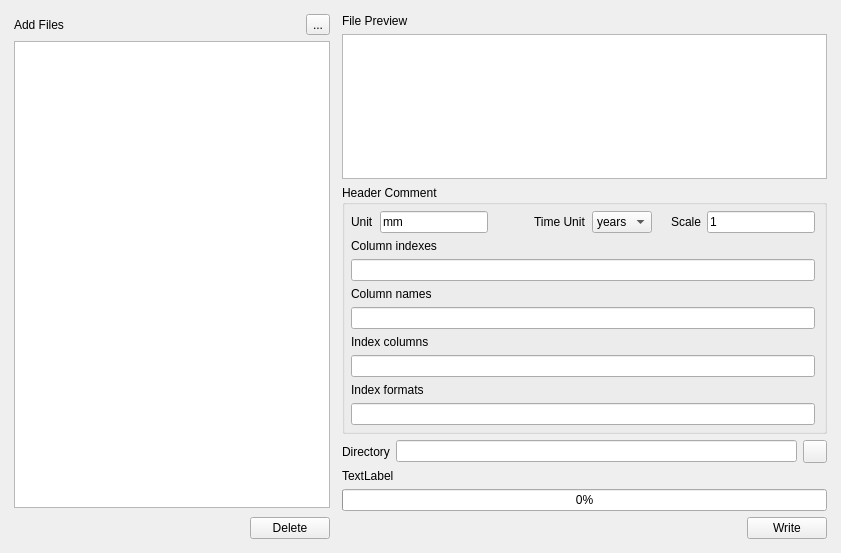
<?xml version="1.0" encoding="UTF-8"?>
<ui version="4.0">
 <class>Form</class>
 <widget class="QWidget" name="Form">
  <property name="geometry">
   <rect>
    <x>0</x>
    <y>0</y>
    <width>841</width>
    <height>553</height>
   </rect>
  </property>
  <property name="windowTitle">
   <string>Header Tool</string>
  </property>
  <layout class="QGridLayout" name="gridLayout">
   <item row="0" column="0">
    <layout class="QVBoxLayout" name="verticalLayout_3">
     <property name="margin">
      <number>3</number>
     </property>
     <item>
      <layout class="QHBoxLayout" name="horizontalLayout_2">
       <item>
        <widget class="QLabel" name="label">
         <property name="text">
          <string>Add Files</string>
         </property>
        </widget>
       </item>
       <item>
        <spacer name="horizontalSpacer_2">
         <property name="orientation">
          <enum>Qt::Horizontal</enum>
         </property>
         <property name="sizeHint" stdset="0">
          <size>
           <width>40</width>
           <height>20</height>
          </size>
         </property>
        </spacer>
       </item>
       <item>
        <widget class="QToolButton" name="addFilesButton">
         <property name="text">
          <string>...</string>
         </property>
         <property name="shortcut">
          <string>Ctrl+O</string>
         </property>
        </widget>
       </item>
      </layout>
     </item>
     <item>
      <widget class="QListWidget" name="filesListWidget">
       <property name="minimumSize">
        <size>
         <width>300</width>
         <height>0</height>
        </size>
       </property>
      </widget>
     </item>
     <item>
      <layout class="QHBoxLayout" name="horizontalLayout_10">
       <property name="leftMargin">
        <number>3</number>
       </property>
       <property name="topMargin">
        <number>3</number>
       </property>
       <item>
        <spacer name="horizontalSpacer_10">
         <property name="orientation">
          <enum>Qt::Horizontal</enum>
         </property>
         <property name="sizeHint" stdset="0">
          <size>
           <width>40</width>
           <height>20</height>
          </size>
         </property>
        </spacer>
       </item>
       <item>
        <widget class="QPushButton" name="deleteButton">
         <property name="text">
          <string>Delete</string>
         </property>
         <property name="shortcut">
          <string>Ctrl+D</string>
         </property>
        </widget>
       </item>
      </layout>
     </item>
    </layout>
   </item>
   <item row="0" column="1">
    <layout class="QVBoxLayout" name="verticalLayout">
     <property name="margin">
      <number>3</number>
     </property>
     <item>
      <widget class="QLabel" name="label_5">
       <property name="text">
        <string>File Preview</string>
       </property>
      </widget>
     </item>
     <item>
      <widget class="QPlainTextEdit" name="previewEdit">
       <property name="lineWrapMode">
        <enum>QPlainTextEdit::NoWrap</enum>
       </property>
      </widget>
     </item>
     <item>
      <widget class="QGroupBox" name="groupBox">
       <property name="title">
        <string>Header Comment</string>
       </property>
       <layout class="QGridLayout" name="gridLayout_2">
        <property name="leftMargin">
         <number>6</number>
        </property>
        <property name="topMargin">
         <number>6</number>
        </property>
        <property name="bottomMargin">
         <number>6</number>
        </property>
        <item row="0" column="0">
         <layout class="QHBoxLayout" name="horizontalLayout_3">
          <item>
           <widget class="QLabel" name="label_4">
            <property name="text">
             <string>Unit</string>
            </property>
           </widget>
          </item>
          <item>
           <widget class="QLineEdit" name="unitEdit">
            <property name="layoutDirection">
             <enum>Qt::LeftToRight</enum>
            </property>
            <property name="text">
             <string>mm</string>
            </property>
           </widget>
          </item>
          <item>
           <spacer name="horizontalSpacer_3">
            <property name="orientation">
             <enum>Qt::Horizontal</enum>
            </property>
            <property name="sizeHint" stdset="0">
             <size>
              <width>40</width>
              <height>20</height>
             </size>
            </property>
           </spacer>
          </item>
          <item>
           <widget class="QLabel" name="label_11">
            <property name="text">
             <string>Time Unit</string>
            </property>
           </widget>
          </item>
          <item>
           <widget class="QComboBox" name="timeUnitBox">
            <item>
             <property name="text">
              <string>years</string>
             </property>
            </item>
            <item>
             <property name="text">
              <string>days</string>
             </property>
            </item>
           </widget>
          </item>
          <item>
           <spacer name="horizontalSpacer_5">
            <property name="orientation">
             <enum>Qt::Horizontal</enum>
            </property>
            <property name="sizeHint" stdset="0">
             <size>
              <width>13</width>
              <height>17</height>
             </size>
            </property>
           </spacer>
          </item>
          <item>
           <widget class="QLabel" name="label_7">
            <property name="text">
             <string>Scale</string>
            </property>
           </widget>
          </item>
          <item>
           <widget class="QLineEdit" name="scaleEdit">
            <property name="layoutDirection">
             <enum>Qt::RightToLeft</enum>
            </property>
            <property name="inputMask">
             <string/>
            </property>
            <property name="text">
             <string>1</string>
            </property>
           </widget>
          </item>
         </layout>
        </item>
        <item row="1" column="0">
         <layout class="QVBoxLayout" name="verticalLayout_2">
          <item>
           <widget class="QLabel" name="label_6">
            <property name="text">
             <string>Column indexes</string>
            </property>
           </widget>
          </item>
          <item>
           <widget class="QLineEdit" name="colIndexEdit">
            <property name="sizePolicy">
             <sizepolicy hsizetype="Preferred" vsizetype="Fixed">
              <horstretch>0</horstretch>
              <verstretch>0</verstretch>
             </sizepolicy>
            </property>
            <property name="minimumSize">
             <size>
              <width>250</width>
              <height>0</height>
             </size>
            </property>
           </widget>
          </item>
         </layout>
        </item>
        <item row="2" column="0">
         <layout class="QVBoxLayout" name="verticalLayout_4">
          <item>
           <widget class="QLabel" name="label_9">
            <property name="text">
             <string>Column names</string>
            </property>
           </widget>
          </item>
          <item>
           <widget class="QLineEdit" name="colNameEdit">
            <property name="sizePolicy">
             <sizepolicy hsizetype="Preferred" vsizetype="Fixed">
              <horstretch>0</horstretch>
              <verstretch>0</verstretch>
             </sizepolicy>
            </property>
            <property name="minimumSize">
             <size>
              <width>250</width>
              <height>0</height>
             </size>
            </property>
           </widget>
          </item>
         </layout>
        </item>
        <item row="3" column="0">
         <layout class="QVBoxLayout" name="verticalLayout_5">
          <item>
           <widget class="QLabel" name="label_8">
            <property name="text">
             <string>Index columns</string>
            </property>
           </widget>
          </item>
          <item>
           <widget class="QLineEdit" name="indexColEdit">
            <property name="sizePolicy">
             <sizepolicy hsizetype="Preferred" vsizetype="Fixed">
              <horstretch>0</horstretch>
              <verstretch>0</verstretch>
             </sizepolicy>
            </property>
            <property name="minimumSize">
             <size>
              <width>250</width>
              <height>0</height>
             </size>
            </property>
           </widget>
          </item>
         </layout>
        </item>
        <item row="4" column="0">
         <layout class="QVBoxLayout" name="verticalLayout_6">
          <item>
           <widget class="QLabel" name="label_10">
            <property name="text">
             <string>Index formats</string>
            </property>
           </widget>
          </item>
          <item>
           <widget class="QLineEdit" name="indexFormatsEdit">
            <property name="enabled">
             <bool>true</bool>
            </property>
            <property name="sizePolicy">
             <sizepolicy hsizetype="Preferred" vsizetype="Fixed">
              <horstretch>0</horstretch>
              <verstretch>0</verstretch>
             </sizepolicy>
            </property>
            <property name="minimumSize">
             <size>
              <width>250</width>
              <height>0</height>
             </size>
            </property>
            <property name="readOnly">
             <bool>true</bool>
            </property>
           </widget>
          </item>
         </layout>
        </item>
       </layout>
      </widget>
     </item>
     <item>
      <layout class="QHBoxLayout" name="horizontalLayout_5">
       <item>
        <widget class="QLabel" name="label_3">
         <property name="text">
          <string>Directory</string>
         </property>
        </widget>
       </item>
       <item>
        <widget class="QLineEdit" name="dirEdit">
         <property name="minimumSize">
          <size>
           <width>250</width>
           <height>0</height>
          </size>
         </property>
         <property name="readOnly">
          <bool>true</bool>
         </property>
        </widget>
       </item>
       <item>
        <widget class="QToolButton" name="dirButton">
         <property name="text">
          <string/>
         </property>
        </widget>
       </item>
      </layout>
     </item>
     <item>
      <widget class="QLabel" name="consoleLabel">
       <property name="text">
        <string>TextLabel</string>
       </property>
      </widget>
     </item>
     <item>
      <widget class="QProgressBar" name="progressBar">
       <property name="value">
        <number>0</number>
       </property>
      </widget>
     </item>
     <item>
      <layout class="QHBoxLayout" name="horizontalLayout">
       <item>
        <spacer name="horizontalSpacer">
         <property name="orientation">
          <enum>Qt::Horizontal</enum>
         </property>
         <property name="sizeHint" stdset="0">
          <size>
           <width>40</width>
           <height>20</height>
          </size>
         </property>
        </spacer>
       </item>
       <item>
        <widget class="QPushButton" name="writeButton">
         <property name="text">
          <string>Write</string>
         </property>
        </widget>
       </item>
      </layout>
     </item>
    </layout>
   </item>
  </layout>
  <zorder></zorder>
  <zorder></zorder>
 </widget>
 <resources/>
 <connections/>
</ui>
